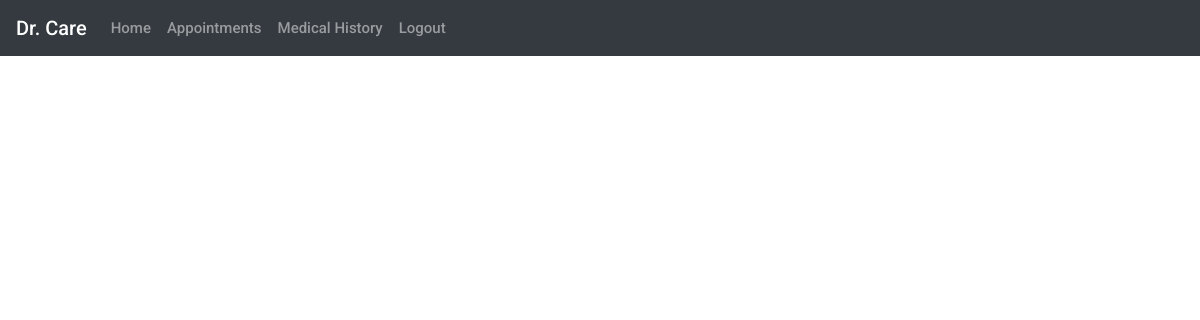
Page /prescription/ (signed in) on the earlier database version.
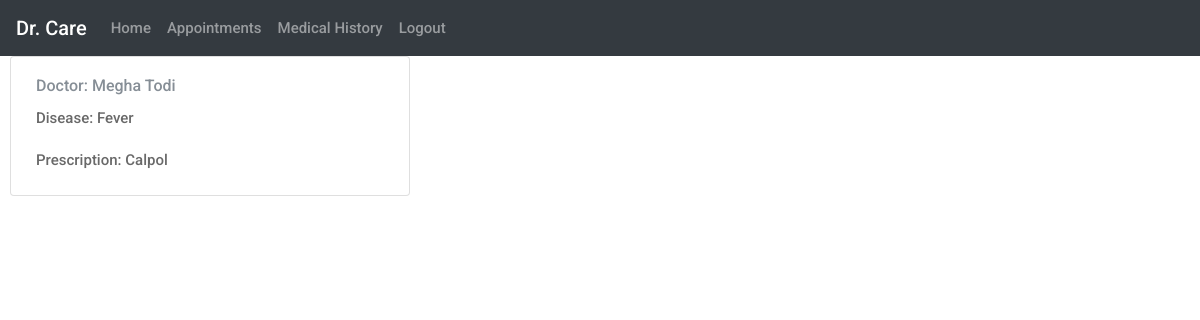
Same page on the later database version.
### base/models.py (models this page shows)
class Prescription(models.Model):
    Docname=models.ForeignKey(Doctor, on_delete=models.CASCADE)
    prescription=models.TextField(max_length=200)
    Disease=models.TextField(max_length=50)
    Patname=models.ForeignKey(Patient,on_delete=models.CASCADE)

class Doctor(models.Model):
    user=models.ForeignKey(Profile,on_delete=models.CASCADE)
    Name=models.CharField(max_length=100,default=None)
    Age=models.IntegerField(default=0)
    Gender=models.CharField(max_length=20,choices=Gender_choices,default=None)
    Address=models.CharField(max_length=500,default=None)
    BloodType=models.CharField(max_length=50,default=None)
    Department=models.CharField(max_length=20,default=None)
    Salary=models.IntegerField(default=0)
    Attendance=models.IntegerField(default=0)
    def __str__(self):
        return self.Name

### base/views.py (the view)
# urls.py: path('prescription/',views.prescription,name='pre'),
def prescription(request):
    if request.user.is_authenticated:
        name=request.user.username
        profile=User.objects.get(username=name)
        patient=Profile.objects.get(user=profile)
        if Patient.objects.filter(user=patient).exists():
            id=Patient.objects.get(user=patient).id
            pre=Prescription.objects.filter(Patname_id=id)
            return render(request,'patient/mh.html',{'pre':pre})
        elif Doctor.objects.filter(user=patient).exists():
            name=Doctor.objects.get(user=patient)
            pre=Prescription.objects.filter(Docname=name)
            return render(request,'doctor/prescription.html',{'pre':pre})
    else:
         return redirect('login')

### base/templates/patient/mh.html
{% extends 'patient/base.html' %}
{% block content %}
{% for post in pre %}
    <div style="padding-left:10px;">
    <div class="card" style="width: 25rem; padding-left:5px; padding-top: 5px;">
    <div class="card-body">
    <h6 class="card-subtitle mb-2 text-muted">Doctor: {{ post.Docname }}</h6>
    <p class="card-title">Disease: {{ post.Disease }}</p>
    <p class="card-text">Prescription: {{ post.prescription  }}</p>
    </div>
  </div>
</div>
{% endfor %}
{% endblock %}

Differences in the rows shown:
added Prescription: Docname "Megha Todi", Disease "Fever", prescription "Calpol"
